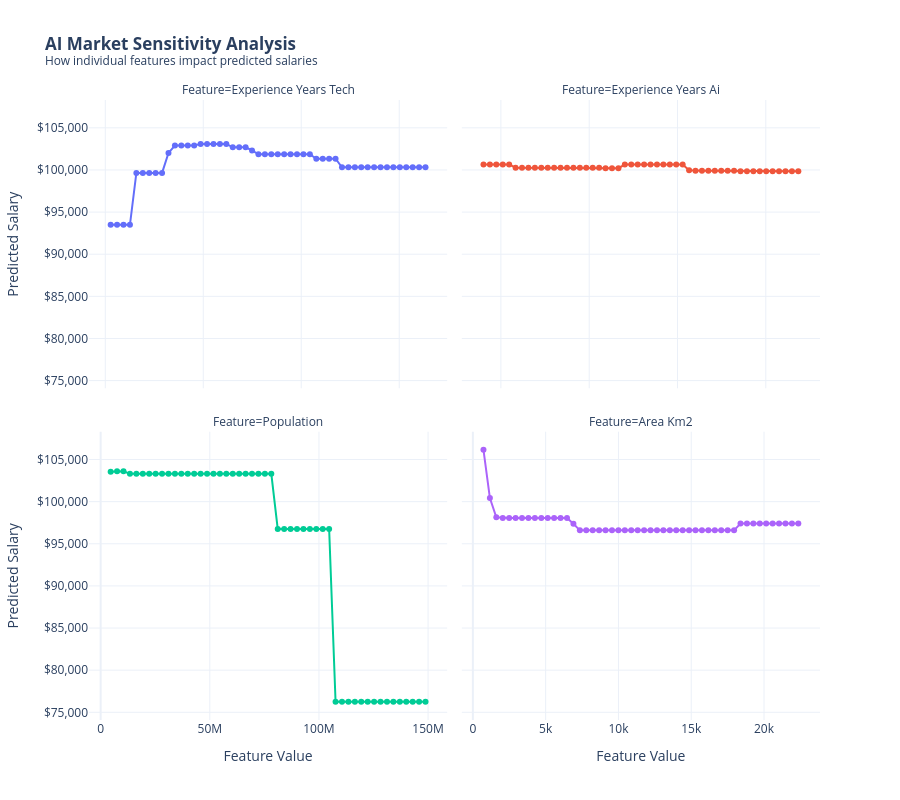

Notebook cell for this chart:
### Code cell
# 1. Manuelle PDP-Berechnung (Dein Logik-Kern)
features_for_pdp = ['experience_years_tech', 'experience_years_ai', 'population', 'area_km2']
pdp_df_list = []

for feature in features_for_pdp:
    # Wir erstellen ein Grid von min bis max des jeweiligen Features
    grid = np.linspace(X_train[feature].min(), X_train[feature].max(), 50)
    
    for val in grid:
        X_temp = X_train.copy()
        X_temp[feature] = val
        # Wir berechnen den Durchschnitt der Vorhersagen für diesen Wert
        mean_pred = rf.predict(X_temp).mean()
        
        pdp_df_list.append({
            'Feature Value': val,
            'Predicted Salary': mean_pred,
            'Feature': feature.replace('_', ' ').title()
        })

pdp_final = pd.DataFrame(pdp_df_list)

# 2. Interaktive Faceted Visualization
fig = px.line(
    pdp_final,
    x='Feature Value', 
    y='Predicted Salary',
    facet_col='Feature',      # Jedes Feature bekommt eine eigene Spalte
    facet_col_wrap=2,         # 2x2 Grid
    color='Feature',
    markers=True,             # Zeigt die Messpunkte auf der Linie
    template="plotly_white",
    title='<b>AI Market Sensitivity Analysis</b><br><sup>How individual features impact predicted salaries</sup>'
)

# 3. Layout-Polishing (Senior-Standard)
fig.update_yaxes(matches='y', tickprefix="$", tickformat=",.0f") # Gemeinsame Y-Achse für Vergleichbarkeit
fig.update_xaxes(matches=None) # WICHTIG: Eigene X-Achsen für unterschiedliche Skalen

fig.update_layout(
    height=800,
    showlegend=False,
    margin=dict(t=100)
)

fig.show()

# 4. Export für dein Portfolio
fig.write_html(OUT_DIR / "03_interactive_pdp_analysis.html")

### Figure 1 — Plotly figure (JSON) as saved in the notebook; plotly's stock layout.template omitted (floating-point values rounded to 4 significant figures)
{"data": [{"hovertemplate": "Feature=Experience Years Tech<br>Feature Value=%{x}<br>Predicted Salary=%{y}<extra></extra>", "legendgroup": "Experience Years Tech", "line": {"color": "#636efa", "dash": "solid"}, "marker": {"symbol": "circle"}, "mode": "lines+markers", "name": "Experience Years Tech", "orientation": "v", "showlegend": true, "type": "scatter", "x": [6.953, 6.956, 6.959, 6.963, 6.966, 6.969, 6.972, 6.976, 6.979, 6.982, 6.986, 6.989, 6.992, 6.995, 6.999, 7.002, 7.005, 7.008, 7.012, 7.015, 7.018, 7.022, 7.025, 7.028, 7.031, 7.035, 7.038, 7.041, 7.045, 7.048, 7.051, 7.054, 7.058, 7.061, 7.064, 7.068, 7.071, 7.074, 7.077, 7.081, 7.084, 7.087, 7.09, 7.094, 7.097, 7.1, 7.104, 7.107, 7.11, 7.113], "xaxis": "x3", "y": [93490.0, 93490.0, 93490.0, 93490.0, 99650.0, 99650.0, 99650.0, 99650.0, 99650.0, 102000.0, 102900.0, 102900.0, 102900.0, 102900.0, 103100.0, 103100.0, 103100.0, 103100.0, 103100.0, 102700.0, 102700.0, 102700.0, 102300.0, 101900.0, 101900.0, 101900.0, 101900.0, 101900.0, 101900.0, 101900.0, 101900.0, 101900.0, 101300.0, 101300.0, 101300.0, 101300.0, 100300.0, 100300.0, 100300.0, 100300.0, 100300.0, 100300.0, 100300.0, 100300.0, 100300.0, 100300.0, 100300.0, 100300.0, 100300.0, 100300.0], "yaxis": "y3"}, {"hovertemplate": "Feature=Experience Years Ai<br>Feature Value=%{x}<br>Predicted Salary=%{y}<extra></extra>", "legendgroup": "Experience Years Ai", "line": {"color": "#EF553B", "dash": "solid"}, "marker": {"symbol": "circle"}, "mode": "lines+markers", "name": "Experience Years Ai", "orientation": "v", "showlegend": true, "type": "scatter", "x": [5.761, 5.775, 5.79, 5.804, 5.819, 5.833, 5.848, 5.862, 5.877, 5.892, 5.906, 5.921, 5.935, 5.95, 5.964, 5.979, 5.993, 6.008, 6.023, 6.037, 6.052, 6.066, 6.081, 6.095, 6.11, 6.124, 6.139, 6.154, 6.168, 6.183, 6.197, 6.212, 6.226, 6.241, 6.255, 6.27, 6.284, 6.299, 6.314, 6.328, 6.343, 6.357, 6.372, 6.386, 6.401, 6.415, 6.43, 6.445, 6.459, 6.474], "xaxis": "x4", "y": [100600.0, 100600.0, 100600.0, 100600.0, 100600.0, 100300.0, 100300.0, 100300.0, 100300.0, 100300.0, 100300.0, 100300.0, 100300.0, 100300.0, 100300.0, 100300.0, 100300.0, 100300.0, 100300.0, 100200.0, 100200.0, 100200.0, 100600.0, 100600.0, 100600.0, 100600.0, 100600.0, 100600.0, 100600.0, 100600.0, 100600.0, 100600.0, 99950.0, 99910.0, 99910.0, 99910.0, 99910.0, 99910.0, 99910.0, 99910.0, 99840.0, 99840.0, 99840.0, 99840.0, 99840.0, 99840.0, 99840.0, 99840.0, 99840.0, 99840.0], "yaxis": "y4"}, {"hovertemplate": "Feature=Population<br>Feature Value=%{x}<br>Predicted Salary=%{y}<extra></extra>", "legendgroup": "Population", "line": {"color": "#00cc96", "dash": "solid"}, "marker": {"symbol": "circle"}, "mode": "lines+markers", "name": "Population", "orientation": "v", "showlegend": true, "type": "scatter", "x": [4580000.0, 7524000.0, 10470000.0, 13410000.0, 16360000.0, 19300000.0, 22240000.0, 25190000.0, 28130000.0, 31080000.0, 34020000.0, 36960000.0, 39910000.0, 42850000.0, 45800000.0, 48740000.0, 51680000.0, 54630000.0, 57570000.0, 60520000.0, 63460000.0, 66400000.0, 69350000.0, 72290000.0, 75240000.0, 78180000.0, 81120000.0, 84070000.0, 87010000.0, 89960000.0, 92900000.0, 95840000.0, 98790000.0, 101700000.0, 104700000.0, 107600000.0, 110600000.0, 113500000.0, 116500000.0, 119400000.0, 122300000.0, 125300000.0, 128200000.0, 131200000.0, 134100000.0, 137100000.0, 140000000.0, 142900000.0, 145900000.0, 148800000.0], "xaxis": "x", "y": [103500.0, 103600.0, 103600.0, 103300.0, 103300.0, 103300.0, 103300.0, 103300.0, 103300.0, 103300.0, 103300.0, 103300.0, 103300.0, 103300.0, 103300.0, 103300.0, 103300.0, 103300.0, 103300.0, 103300.0, 103300.0, 103300.0, 103300.0, 103300.0, 103300.0, 103300.0, 96770.0, 96770.0, 96770.0, 96770.0, 96770.0, 96770.0, 96770.0, 96770.0, 96770.0, 76240.0, 76240.0, 76240.0, 76240.0, 76240.0, 76240.0, 76240.0, 76240.0, 76240.0, 76240.0, 76240.0, 76240.0, 76240.0, 76240.0, 76240.0], "yaxis": "y"}, {"hovertemplate": "Feature=Area Km2<br>Feature Value=%{x}<br>Predicted Salary=%{y}<extra></extra>", "legendgroup": "Area Km2", "line": {"color": "#ab63fa", "dash": "solid"}, "marker": {"symbol": "circle"}, "mode": "lines+markers", "name": "Area Km2", "orientation": "v", "showlegend": true, "type": "scatter", "x": [728.0, 1169.0, 1611.0, 2052.0, 2494.0, 2935.0, 3377.0, 3818.0, 4260.0, 4701.0, 5142.0, 5584.0, 6025.0, 6467.0, 6908.0, 7350.0, 7791.0, 8233.0, 8674.0, 9116.0, 9557.0, 9998.0, 10440.0, 10880.0, 11320.0, 11760.0, 12210.0, 12650.0, 13090.0, 13530.0, 13970.0, 14410.0, 14850.0, 15300.0, 15740.0, 16180.0, 16620.0, 17060.0, 17500.0, 17940.0, 18390.0, 18830.0, 19270.0, 19710.0, 20150.0, 20590.0, 21030.0, 21480.0, 21920.0, 22360.0], "xaxis": "x2", "y": [106100.0, 100400.0, 98140.0, 98060.0, 98060.0, 98060.0, 98060.0, 98060.0, 98060.0, 98060.0, 98060.0, 98060.0, 98060.0, 98060.0, 97370.0, 96600.0, 96600.0, 96600.0, 96600.0, 96600.0, 96600.0, 96600.0, 96600.0, 96600.0, 96600.0, 96600.0, 96600.0, 96600.0, 96600.0, 96600.0, 96600.0, 96600.0, 96600.0, 96600.0, 96600.0, 96600.0, 96600.0, 96600.0, 96600.0, 96600.0, 97410.0, 97410.0, 97410.0, 97410.0, 97410.0, 97410.0, 97410.0, 97410.0, 97410.0, 97410.0], "yaxis": "y2"}], "layout": {"annotations": [{"font": {}, "showarrow": false, "text": "Feature=Population", "x": 0.245, "xanchor": "center", "xref": "paper", "y": 0.465, "yanchor": "bottom", "yref": "paper"}, {"font": {}, "showarrow": false, "text": "Feature=Area Km2", "x": 0.755, "xanchor": "center", "xref": "paper", "y": 0.465, "yanchor": "bottom", "yref": "paper"}, {"font": {}, "showarrow": false, "text": "Feature=Experience Years Tech", "x": 0.245, "xanchor": "center", "xref": "paper", "y": 1.0, "yanchor": "bottom", "yref": "paper"}, {"font": {}, "showarrow": false, "text": "Feature=Experience Years Ai", "x": 0.755, "xanchor": "center", "xref": "paper", "y": 1.0, "yanchor": "bottom", "yref": "paper"}], "height": 800, "legend": {"title": {"text": "Feature"}, "tracegroupgap": 0}, "margin": {"t": 100}, "showlegend": false, "title": {"text": "<b>AI Market Sensitivity Analysis</b><br><sup>How individual features impact predicted salaries</sup>"}, "xaxis": {"anchor": "y", "domain": [0, 0.49], "title": {"text": "Feature Value"}}, "xaxis2": {"anchor": "y2", "domain": [0.51, 1], "title": {"text": "Feature Value"}}, "xaxis3": {"anchor": "y3", "domain": [0, 0.49], "showticklabels": false}, "xaxis4": {"anchor": "y4", "domain": [0.51, 1], "showticklabels": false}, "yaxis": {"anchor": "x", "domain": [0, 0.465], "matches": "y", "tickformat": ",.0f", "tickprefix": "$", "title": {"text": "Predicted Salary"}}, "yaxis2": {"anchor": "x2", "domain": [0, 0.465], "matches": "y", "showticklabels": false, "tickformat": ",.0f", "tickprefix": "$"}, "yaxis3": {"anchor": "x3", "domain": [0.535, 1.0], "matches": "y", "tickformat": ",.0f", "tickprefix": "$", "title": {"text": "Predicted Salary"}}, "yaxis4": {"anchor": "x4", "domain": [0.535, 1.0], "matches": "y", "showticklabels": false, "tickformat": ",.0f", "tickprefix": "$"}}}
